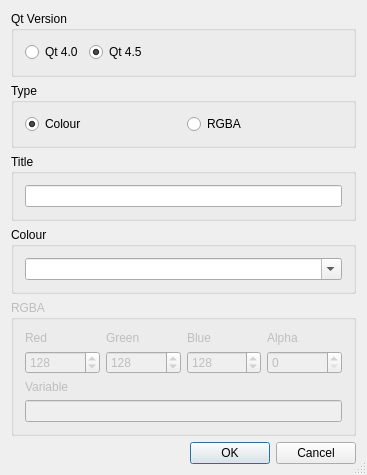
<?xml version="1.0" encoding="UTF-8"?>
<ui version="4.0">
 <class>ColorDialogWizardDialog</class>
 <widget class="QDialog" name="ColorDialogWizardDialog">
  <property name="geometry">
   <rect>
    <x>0</x>
    <y>0</y>
    <width>367</width>
    <height>469</height>
   </rect>
  </property>
  <property name="windowTitle">
   <string>QColorDialog Wizard</string>
  </property>
  <property name="sizeGripEnabled">
   <bool>true</bool>
  </property>
  <layout class="QVBoxLayout" name="verticalLayout_2">
   <item>
    <widget class="QGroupBox" name="qtGroup">
     <property name="title">
      <string>Qt Version</string>
     </property>
     <layout class="QHBoxLayout" name="_2">
      <item>
       <widget class="QRadioButton" name="rQt40">
        <property name="focusPolicy">
         <enum>Qt::TabFocus</enum>
        </property>
        <property name="toolTip">
         <string>Select to generate code for Qt 4.0.0 but less than Qt 4.5.0</string>
        </property>
        <property name="text">
         <string>Qt 4.0</string>
        </property>
       </widget>
      </item>
      <item>
       <widget class="QRadioButton" name="rQt45">
        <property name="focusPolicy">
         <enum>Qt::TabFocus</enum>
        </property>
        <property name="toolTip">
         <string>Select to generate code for Qt 4.5.0 or newer</string>
        </property>
        <property name="text">
         <string>Qt 4.5</string>
        </property>
        <property name="checked">
         <bool>true</bool>
        </property>
       </widget>
      </item>
      <item>
       <spacer>
        <property name="orientation">
         <enum>Qt::Horizontal</enum>
        </property>
        <property name="sizeHint" stdset="0">
         <size>
          <width>161</width>
          <height>21</height>
         </size>
        </property>
       </spacer>
      </item>
     </layout>
    </widget>
   </item>
   <item>
    <widget class="QGroupBox" name="groupBox">
     <property name="title">
      <string>Type</string>
     </property>
     <layout class="QHBoxLayout">
      <item>
       <widget class="QRadioButton" name="rColor">
        <property name="toolTip">
         <string>Select to generate a QColorDialog.getColor dialog</string>
        </property>
        <property name="text">
         <string>Colour</string>
        </property>
        <property name="checked">
         <bool>true</bool>
        </property>
       </widget>
      </item>
      <item>
       <widget class="QRadioButton" name="rRGBA">
        <property name="toolTip">
         <string>Select to generate a QColorDialog.getRgba dialog</string>
        </property>
        <property name="text">
         <string>RGBA</string>
        </property>
       </widget>
      </item>
     </layout>
    </widget>
   </item>
   <item>
    <widget class="QGroupBox" name="titleGroup">
     <property name="title">
      <string>Title</string>
     </property>
     <layout class="QVBoxLayout" name="verticalLayout">
      <item>
       <widget class="QLineEdit" name="eTitle">
        <property name="toolTip">
         <string>Enter the dialog title</string>
        </property>
       </widget>
      </item>
     </layout>
    </widget>
   </item>
   <item>
    <widget class="QGroupBox" name="groupBox_2">
     <property name="title">
      <string>Colour</string>
     </property>
     <layout class="QVBoxLayout">
      <item>
       <widget class="QComboBox" name="eColor">
        <property name="sizePolicy">
         <sizepolicy hsizetype="Expanding" vsizetype="Fixed">
          <horstretch>0</horstretch>
          <verstretch>0</verstretch>
         </sizepolicy>
        </property>
        <property name="toolTip">
         <string>Enter a variable name or a colour</string>
        </property>
        <property name="editable">
         <bool>true</bool>
        </property>
        <item>
         <property name="text">
          <string/>
         </property>
        </item>
        <item>
         <property name="text">
          <string>Qt.red</string>
         </property>
        </item>
        <item>
         <property name="text">
          <string>Qt.darkRed</string>
         </property>
        </item>
        <item>
         <property name="text">
          <string>Qt.green</string>
         </property>
        </item>
        <item>
         <property name="text">
          <string>Qt.darkGreen</string>
         </property>
        </item>
        <item>
         <property name="text">
          <string>Qt.blue</string>
         </property>
        </item>
        <item>
         <property name="text">
          <string>Qt.darkBlue</string>
         </property>
        </item>
        <item>
         <property name="text">
          <string>Qt.cyan</string>
         </property>
        </item>
        <item>
         <property name="text">
          <string>Qt.darkCyan</string>
         </property>
        </item>
        <item>
         <property name="text">
          <string>Qt.magenta</string>
         </property>
        </item>
        <item>
         <property name="text">
          <string>Qt.darkMagenta</string>
         </property>
        </item>
        <item>
         <property name="text">
          <string>Qt.yellow</string>
         </property>
        </item>
        <item>
         <property name="text">
          <string>Qt.darkYellow</string>
         </property>
        </item>
        <item>
         <property name="text">
          <string>Qt.white</string>
         </property>
        </item>
        <item>
         <property name="text">
          <string>Qt.lightGray</string>
         </property>
        </item>
        <item>
         <property name="text">
          <string>Qt.gray</string>
         </property>
        </item>
        <item>
         <property name="text">
          <string>Qt.darkGray</string>
         </property>
        </item>
        <item>
         <property name="text">
          <string>Qt.black</string>
         </property>
        </item>
        <item>
         <property name="text">
          <string>Qt.transparent</string>
         </property>
        </item>
        <item>
         <property name="text">
          <string>Qt.color0</string>
         </property>
        </item>
        <item>
         <property name="text">
          <string>Qt.color1</string>
         </property>
        </item>
       </widget>
      </item>
     </layout>
    </widget>
   </item>
   <item>
    <widget class="QGroupBox" name="groupBox_3">
     <property name="enabled">
      <bool>false</bool>
     </property>
     <property name="title">
      <string>RGBA</string>
     </property>
     <layout class="QGridLayout">
      <property name="verticalSpacing">
       <number>6</number>
      </property>
      <item row="3" column="0" colspan="4">
       <widget class="QLineEdit" name="eRGB">
        <property name="toolTip">
         <string>Enter a variable name</string>
        </property>
       </widget>
      </item>
      <item row="2" column="0" colspan="4">
       <widget class="QLabel" name="TextLabel2">
        <property name="text">
         <string>Variable</string>
        </property>
       </widget>
      </item>
      <item row="1" column="3">
       <widget class="QSpinBox" name="sAlpha">
        <property name="toolTip">
         <string>Enter the alpha value</string>
        </property>
        <property name="maximum">
         <number>255</number>
        </property>
       </widget>
      </item>
      <item row="1" column="2">
       <widget class="QSpinBox" name="sBlue">
        <property name="toolTip">
         <string>Enter the blue value</string>
        </property>
        <property name="maximum">
         <number>255</number>
        </property>
        <property name="value">
         <number>128</number>
        </property>
       </widget>
      </item>
      <item row="1" column="1">
       <widget class="QSpinBox" name="sGreen">
        <property name="toolTip">
         <string>Enter the green value</string>
        </property>
        <property name="maximum">
         <number>255</number>
        </property>
        <property name="value">
         <number>128</number>
        </property>
       </widget>
      </item>
      <item row="1" column="0">
       <widget class="QSpinBox" name="sRed">
        <property name="toolTip">
         <string>Enter the red value</string>
        </property>
        <property name="maximum">
         <number>255</number>
        </property>
        <property name="value">
         <number>128</number>
        </property>
       </widget>
      </item>
      <item row="0" column="3">
       <widget class="QLabel" name="TextLabel1_4">
        <property name="text">
         <string>Alpha</string>
        </property>
       </widget>
      </item>
      <item row="0" column="2">
       <widget class="QLabel" name="TextLabel1_3">
        <property name="text">
         <string>Blue</string>
        </property>
       </widget>
      </item>
      <item row="0" column="0">
       <widget class="QLabel" name="TextLabel1">
        <property name="text">
         <string>Red</string>
        </property>
       </widget>
      </item>
      <item row="0" column="1">
       <widget class="QLabel" name="TextLabel1_2">
        <property name="text">
         <string>Green</string>
        </property>
       </widget>
      </item>
     </layout>
    </widget>
   </item>
   <item>
    <widget class="QDialogButtonBox" name="buttonBox">
     <property name="orientation">
      <enum>Qt::Horizontal</enum>
     </property>
     <property name="standardButtons">
      <set>QDialogButtonBox::Cancel|QDialogButtonBox::Ok</set>
     </property>
    </widget>
   </item>
  </layout>
 </widget>
 <layoutdefault spacing="6" margin="11"/>
 <pixmapfunction>qPixmapFromMimeSource</pixmapfunction>
 <tabstops>
  <tabstop>rQt40</tabstop>
  <tabstop>rQt45</tabstop>
  <tabstop>rColor</tabstop>
  <tabstop>rRGBA</tabstop>
  <tabstop>eTitle</tabstop>
  <tabstop>eColor</tabstop>
  <tabstop>sRed</tabstop>
  <tabstop>sGreen</tabstop>
  <tabstop>sBlue</tabstop>
  <tabstop>sAlpha</tabstop>
  <tabstop>eRGB</tabstop>
  <tabstop>buttonBox</tabstop>
 </tabstops>
 <resources/>
 <connections>
  <connection>
   <sender>rColor</sender>
   <signal>toggled(bool)</signal>
   <receiver>groupBox_2</receiver>
   <slot>setEnabled(bool)</slot>
   <hints>
    <hint type="sourcelabel">
     <x>38</x>
     <y>35</y>
    </hint>
    <hint type="destinationlabel">
     <x>36</x>
     <y>66</y>
    </hint>
   </hints>
  </connection>
  <connection>
   <sender>rRGBA</sender>
   <signal>toggled(bool)</signal>
   <receiver>groupBox_3</receiver>
   <slot>setEnabled(bool)</slot>
   <hints>
    <hint type="sourcelabel">
     <x>212</x>
     <y>38</y>
    </hint>
    <hint type="destinationlabel">
     <x>209</x>
     <y>122</y>
    </hint>
   </hints>
  </connection>
  <connection>
   <sender>buttonBox</sender>
   <signal>accepted()</signal>
   <receiver>ColorDialogWizardDialog</receiver>
   <slot>accept()</slot>
   <hints>
    <hint type="sourcelabel">
     <x>20</x>
     <y>263</y>
    </hint>
    <hint type="destinationlabel">
     <x>20</x>
     <y>280</y>
    </hint>
   </hints>
  </connection>
  <connection>
   <sender>buttonBox</sender>
   <signal>rejected()</signal>
   <receiver>ColorDialogWizardDialog</receiver>
   <slot>reject()</slot>
   <hints>
    <hint type="sourcelabel">
     <x>76</x>
     <y>260</y>
    </hint>
    <hint type="destinationlabel">
     <x>76</x>
     <y>278</y>
    </hint>
   </hints>
  </connection>
 </connections>
</ui>
